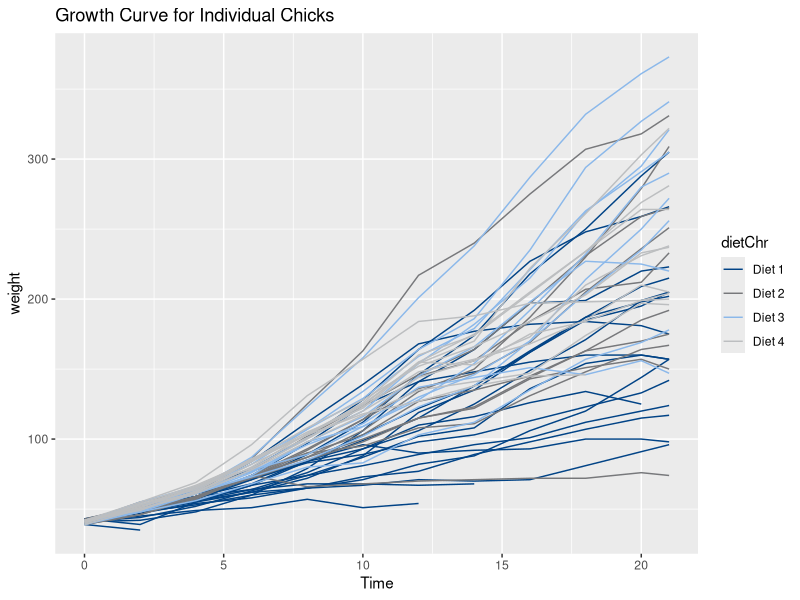
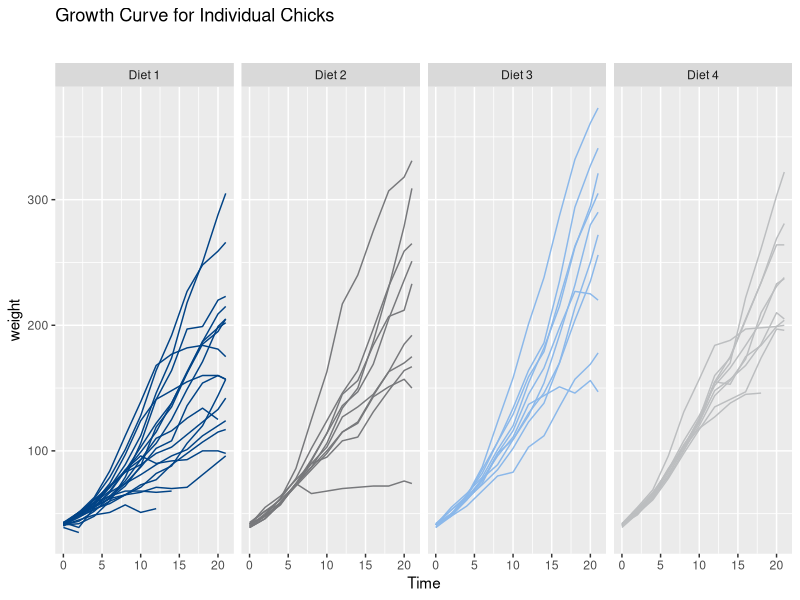
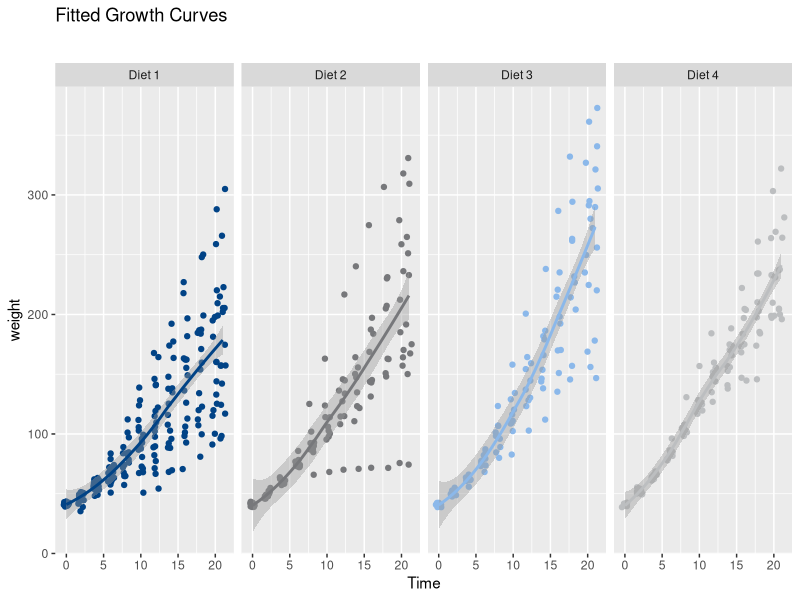
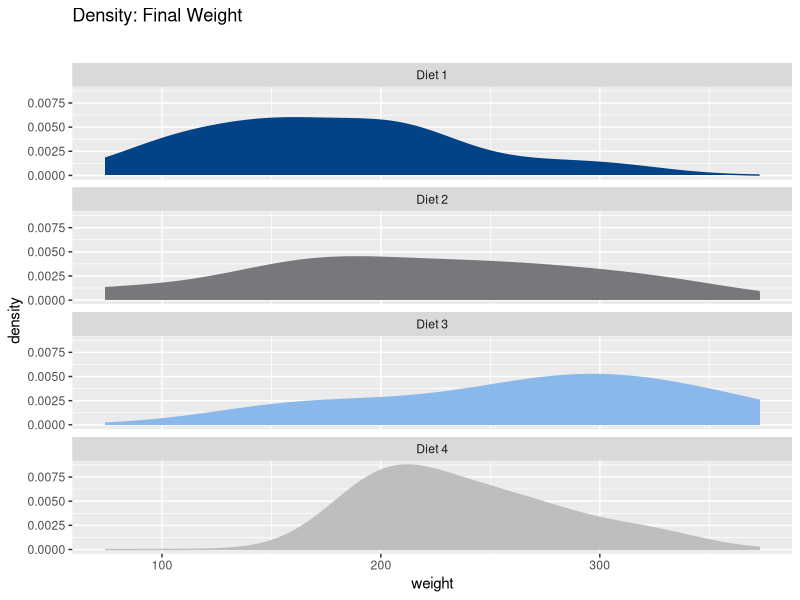

Source code (R) for these figures, in order:
## ---- chunk 1
start_program <- proc.time()
## ---- chunk 2
packages <- c("data.table", "knitr", "ggplot2")
sapply(packages, require, character.only=TRUE, quietly=TRUE)
## ---- chunk 3
colorPalette <- function () {
  c(rgb(  1,  67, 134, maxColorValue=255),
    rgb(119, 120, 123, maxColorValue=255),
    rgb(139, 184, 234, maxColorValue=255),
    rgb(188, 190, 192, maxColorValue=255),
    rgb( 94, 122, 162, maxColorValue=255),
    rgb(223, 122,  28, maxColorValue=255))
}
## ---- chunk 4
head(ChickWeight)
## ---- chunk 5
summary(ChickWeight)
## ---- chunk 6
ChickWeight <- data.table(ChickWeight)
## ---- chunk 7
mean_ChickWeight <- ChickWeight[Time %in% c(0,10,21),
                                list(mean_weight = round(mean(weight), digits=1)),
                                by = list(Diet,Time)]

kable(mean_ChickWeight)
## ---- chunk 8
ChickWeight[, dietChr := sprintf("Diet %d", Diet)]
## ---- chunk 9
ggplot() +
  geom_line(data=ChickWeight, aes(x=Time, y=weight, color=dietChr, group=Chick)) +
  scale_color_manual(values=colorPalette()) +
  ggtitle("Growth Curve for Individual Chicks")

## ---- chunk 10
ggplot() +
  geom_line(data=ChickWeight, aes(x=Time, y=weight, color=dietChr, group=Chick)) +
  facet_wrap(~ dietChr, nrow=1) + 
  scale_color_manual(values=colorPalette()) +
  theme(legend.position="none") +
  ggtitle(bquote(atop("Growth Curve for Individual Chicks")))
## ---- chunk 11
ggplot() +
  geom_jitter(data=ChickWeight, aes(x=Time, y=weight, colour=dietChr)) +
  geom_smooth(data=ChickWeight, aes(x=Time, y=weight, colour=dietChr)) +
  facet_wrap(~ dietChr, nrow=1) + 
  scale_color_manual(values=colorPalette()) +
  theme(legend.position="none") +
  ggtitle(bquote(atop("Fitted Growth Curves")))
## ---- chunk 12
ggplot(ChickWeight[Time==21], aes(x=weight, colour=dietChr, fill=dietChr)) +
    geom_density() +
  facet_wrap(~ dietChr, nrow=4) + 
  scale_color_manual(values=colorPalette()) +
  scale_fill_manual(values=colorPalette()) +
  theme(legend.position="none") +
  ggtitle(bquote(atop("Density: Final Weight")))
## ---- chunk 13
time_program <- proc.time()-start_program
print(paste("Total runtime:", format(time_program[3]/60,digits=3), "minutes"))
## ---- chunk 14
rm(list=ls())
invisible(gc())
